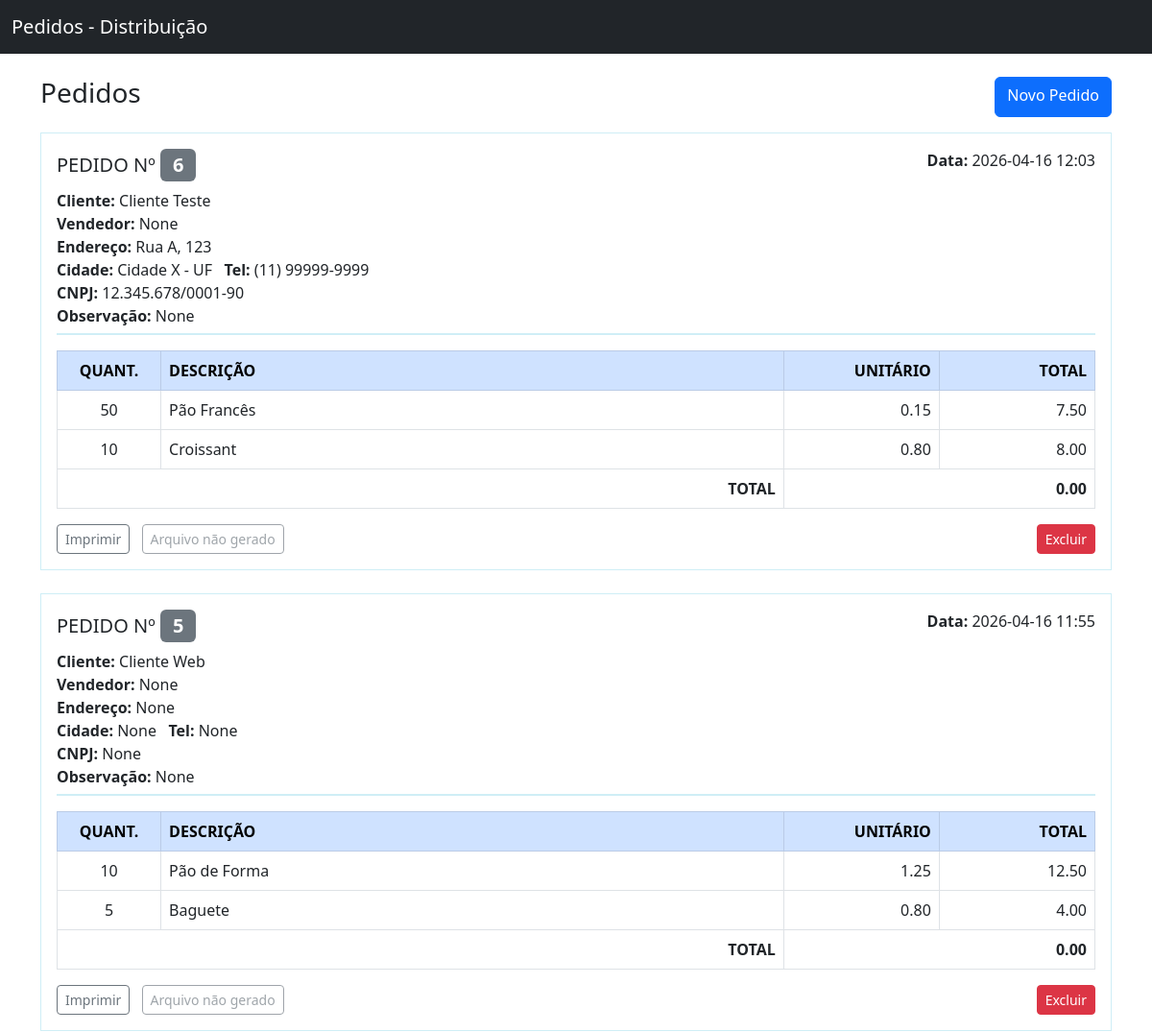
Before: / (upper part) with the older database file.
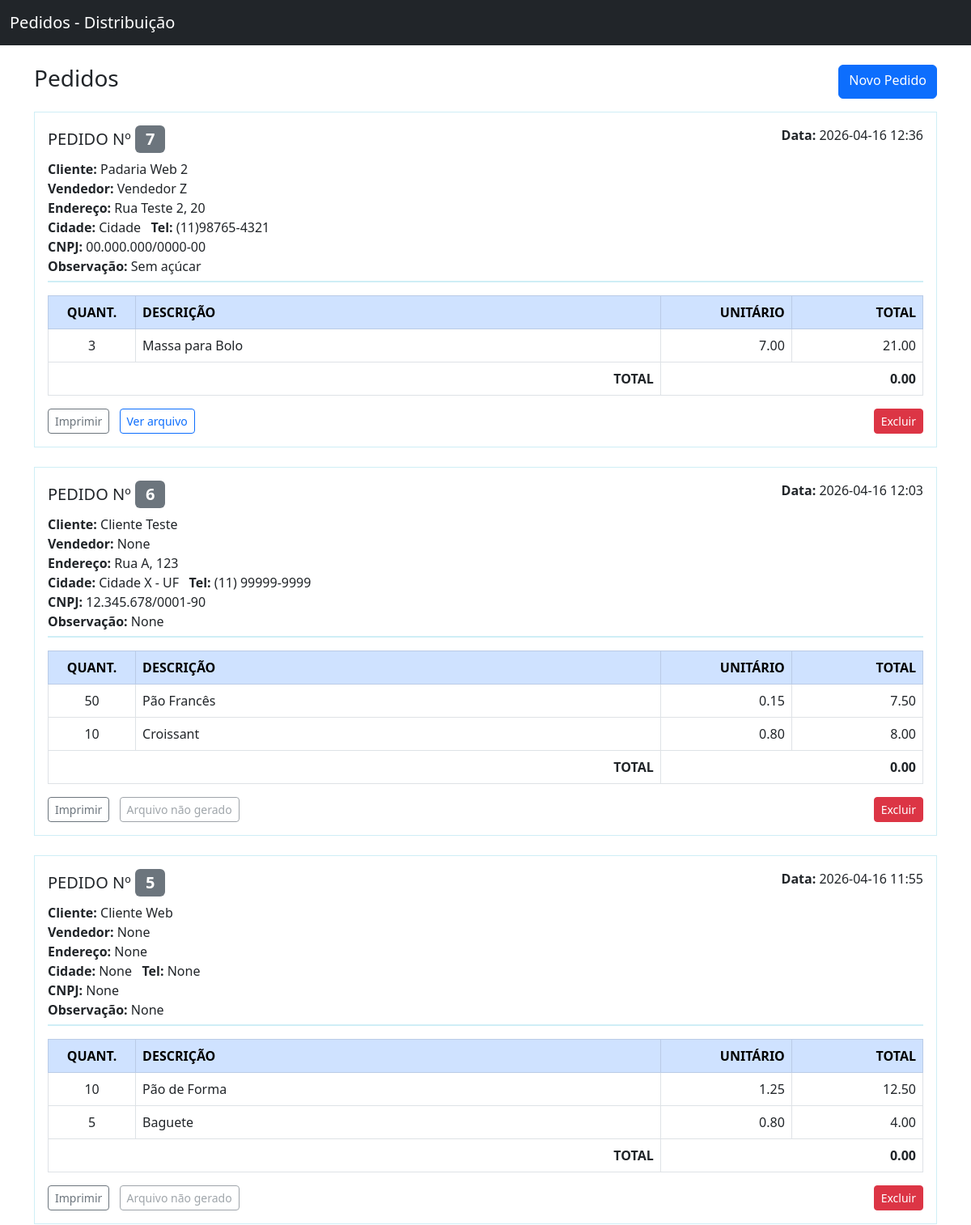
After: the same page with the newer database file.
### app/models.py (models this page shows)
class Order(db.Model):
    id = db.Column(db.Integer, primary_key=True)
    customer = db.Column(db.String(120))
    vendor = db.Column(db.String(120))
    notes = db.Column(db.Text)
    address = db.Column(db.String(200))
    city = db.Column(db.String(120))
    phone = db.Column(db.String(50))
    cnpj = db.Column(db.String(50))
    created_at = db.Column(db.DateTime, default=datetime.utcnow)
    items = db.relationship('OrderItem', backref='order', cascade='all, delete-orphan', lazy=True)

class OrderItem(db.Model):
    id = db.Column(db.Integer, primary_key=True)
    order_id = db.Column(db.Integer, db.ForeignKey('order.id'), nullable=False)
    product = db.Column(db.String(200))
    quantity = db.Column(db.Integer)
    unit_price = db.Column(db.Float, default=0.0)

### app/routes.py (the view)
@bp.route('/')
def index():
    orders = Order.query.order_by(Order.created_at.desc()).all()
    outdir = current_app.config.get('PRINTER_OUTPUT_DIR', 'prints')
    if not os.path.isabs(outdir):
        outdir = os.path.join(current_app.root_path, outdir)
    exists_map = {}
    for o in orders:
        exists_map[o.id] = os.path.exists(os.path.join(outdir, f'order_{o.id}.txt'))
    return render_template('index.html', orders=orders, exists_map=exists_map)

### app/templates/index.html
{% extends 'layout.html' %}
{% block content %}
  <div class="d-flex justify-content-between mb-3">
    <h3>Pedidos</h3>
    <a class="btn btn-primary" href="/orders/new">Novo Pedido</a>
  </div>
  {% if orders %}
    {% for o in orders %}
      <div class="order-form mb-4 p-3">
        <div class="order-header d-flex justify-content-between">
          <div>
            <h5>PEDIDO Nº <span class="badge bg-secondary">{{ o.id }}</span></h5>
            <div><strong>Cliente:</strong> {{ o.customer }}</div>
            <div><strong>Vendedor:</strong> {{ o.vendor }}</div>
            <div><strong>Endereço:</strong> {{ o.address }}</div>
            <div><strong>Cidade:</strong> {{ o.city }} &nbsp; <strong>Tel:</strong> {{ o.phone }}</div>
            <div><strong>CNPJ:</strong> {{ o.cnpj }}</div>
            <div><strong>Observação:</strong> {{ o.notes }}</div>
          </div>
          <div class="text-end">
            <div><strong>Data:</strong> {{ o.created_at.strftime('%Y-%m-%d %H:%M') }}</div>
          </div>
        </div>
        <table class="table table-bordered order-table mt-3">
          <thead class="table-primary">
            <tr>
              <th class="text-center" style="width:10%;">QUANT.</th>
              <th>DESCRIÇÃO</th>
              <th class="text-end" style="width:15%;">UNITÁRIO</th>
              <th class="text-end" style="width:15%;">TOTAL</th>
            </tr>
          </thead>
          <tbody>
            {% set sum = 0 %}
            {% for it in o.items %}
              {% set line_total = (it.quantity or 0) * (it.unit_price or 0.0) %}
              {% set sum = sum + line_total %}
              <tr>
                <td class="text-center">{{ it.quantity }}</td>
                <td>{{ it.product }}</td>
                <td class="text-end">{{ '%.2f'|format(it.unit_price or 0.0) }}</td>
                <td class="text-end">{{ '%.2f'|format(line_total) }}</td>
              </tr>
            {% endfor %}
          </tbody>
          <tfoot>
            <tr>
              <td colspan="2" class="text-end"><strong>TOTAL</strong></td>
              <td colspan="2" class="text-end"><strong>{{ '%.2f'|format(sum) }}</strong></td>
            </tr>
          </tfoot>
        </table>
        <div class="d-flex justify-content-between mt-2">
          <div>
            <form method="post" action="/orders/{{ o.id }}/print" style="display:inline-block;margin-right:8px;">
              <button class="btn btn-sm btn-outline-secondary" type="submit">Imprimir</button>
            </form>
            {% if exists_map.get(o.id) %}
              <a class="btn btn-sm btn-outline-primary" href="/prints/order_{{ o.id }}.txt" target="_blank">Ver arquivo</a>
            {% else %}
              <button class="btn btn-sm btn-outline-secondary" disabled>Arquivo não gerado</button>
            {% endif %}
          </div>
          <div>
            <form method="post" action="/orders/{{ o.id }}/delete" onsubmit="return confirm('Remover pedido #{{ o.id }}?');" style="display:inline-block;">
              <button class="btn btn-sm btn-danger" type="submit">Excluir</button>
            </form>
          </div>
        </div>
      </div>
    {% endfor %}
  {% else %}
    <p>Nenhum pedido encontrado.</p>
  {% endif %}
{% endblock %}

### app/templates/layout.html (shortened to what this page needs)
<!doctype html>
<html lang="pt-BR">
  <head>
    <link href="https://cdn.jsdelivr.net/npm/bootstrap@5.3.0/dist/css/bootstrap.min.css" rel="stylesheet">
    <link rel="stylesheet" href="/static/style.css">
  </head>
  <body>
    <nav class="navbar navbar-dark bg-dark mb-4">
      <div class="container-fluid">
        <a class="navbar-brand" href="/">Pedidos - Distribuição</a>
      </div>
    </nav>
    <div class="container">
      {% block content %}{% endblock %}
    </div>
  </body>
  </html>

### app/static/style.css (style rules this page uses)
body { padding-bottom: 40px; }
.order-form { border: 1px solid #cfeef6; background: #ffffff; }
.order-header { padding-bottom: 6px; border-bottom: 2px solid #cfeef6; }
.order-table thead { background: #0d9bd7; color: #fff; }
.order-table th, .order-table td { vertical-align: middle; }
.badge { font-size: 100%; }

Changed rows visible on the page:
added Order: id "7", customer "Padaria Web 2", vendor "Vendedor Z", address "Rua Teste 2, 20", city "Cidade", phone "(11)98765-4321", cnpj "00.000.000/0000-00", notes "Sem açúcar", created_at "2026-04-16 12:36", sum "0.00"
added OrderItem: quantity "3", product "Massa para Bolo", unit_price "7.00", line_total "21.00", shown under "7"
